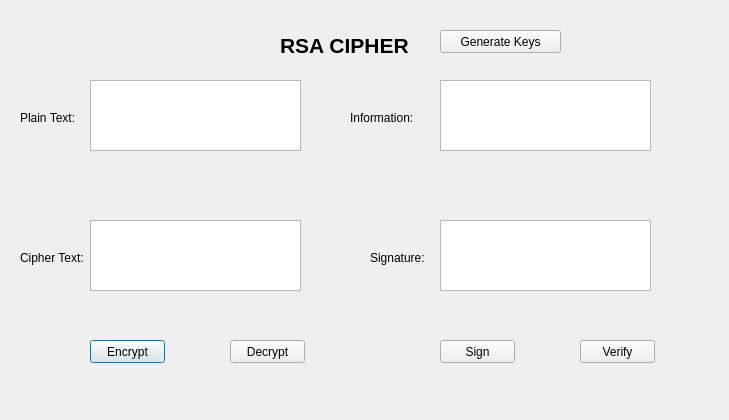
<?xml version="1.0" encoding="UTF-8"?>
<ui version="4.0">
 <class>Dialog</class>
 <widget class="QDialog" name="Dialog">
  <property name="geometry">
   <rect>
    <x>0</x>
    <y>0</y>
    <width>729</width>
    <height>420</height>
   </rect>
  </property>
  <property name="windowTitle">
   <string>Dialog</string>
  </property>
  <widget class="QLabel" name="label">
   <property name="geometry">
    <rect>
     <x>280</x>
     <y>30</y>
     <width>141</width>
     <height>31</height>
    </rect>
   </property>
   <property name="font">
    <font>
     <pointsize>16</pointsize>
     <weight>75</weight>
     <bold>true</bold>
    </font>
   </property>
   <property name="text">
    <string>RSA CIPHER</string>
   </property>
  </widget>
  <widget class="QPlainTextEdit" name="plainTextEdit">
   <property name="geometry">
    <rect>
     <x>90</x>
     <y>80</y>
     <width>211</width>
     <height>71</height>
    </rect>
   </property>
  </widget>
  <widget class="QPlainTextEdit" name="plainTextEdit_2">
   <property name="geometry">
    <rect>
     <x>90</x>
     <y>220</y>
     <width>211</width>
     <height>71</height>
    </rect>
   </property>
  </widget>
  <widget class="QPlainTextEdit" name="plainTextEdit_3">
   <property name="geometry">
    <rect>
     <x>440</x>
     <y>80</y>
     <width>211</width>
     <height>71</height>
    </rect>
   </property>
  </widget>
  <widget class="QPlainTextEdit" name="plainTextEdit_4">
   <property name="geometry">
    <rect>
     <x>440</x>
     <y>220</y>
     <width>211</width>
     <height>71</height>
    </rect>
   </property>
  </widget>
  <widget class="QLabel" name="label_2">
   <property name="geometry">
    <rect>
     <x>20</x>
     <y>110</y>
     <width>71</width>
     <height>16</height>
    </rect>
   </property>
   <property name="text">
    <string>Plain Text: </string>
   </property>
  </widget>
  <widget class="QLabel" name="label_3">
   <property name="geometry">
    <rect>
     <x>20</x>
     <y>250</y>
     <width>71</width>
     <height>16</height>
    </rect>
   </property>
   <property name="text">
    <string>Cipher Text:</string>
   </property>
  </widget>
  <widget class="QLabel" name="label_4">
   <property name="geometry">
    <rect>
     <x>350</x>
     <y>110</y>
     <width>71</width>
     <height>16</height>
    </rect>
   </property>
   <property name="text">
    <string>Information:</string>
   </property>
  </widget>
  <widget class="QLabel" name="label_5">
   <property name="geometry">
    <rect>
     <x>370</x>
     <y>250</y>
     <width>71</width>
     <height>16</height>
    </rect>
   </property>
   <property name="text">
    <string>Signature:</string>
   </property>
  </widget>
  <widget class="QPushButton" name="pushButton">
   <property name="geometry">
    <rect>
     <x>90</x>
     <y>340</y>
     <width>75</width>
     <height>23</height>
    </rect>
   </property>
   <property name="text">
    <string>Encrypt</string>
   </property>
  </widget>
  <widget class="QPushButton" name="pushButton_2">
   <property name="geometry">
    <rect>
     <x>230</x>
     <y>340</y>
     <width>75</width>
     <height>23</height>
    </rect>
   </property>
   <property name="text">
    <string>Decrypt</string>
   </property>
  </widget>
  <widget class="QPushButton" name="pushButton_3">
   <property name="geometry">
    <rect>
     <x>440</x>
     <y>340</y>
     <width>75</width>
     <height>23</height>
    </rect>
   </property>
   <property name="text">
    <string>Sign</string>
   </property>
  </widget>
  <widget class="QPushButton" name="pushButton_4">
   <property name="geometry">
    <rect>
     <x>580</x>
     <y>340</y>
     <width>75</width>
     <height>23</height>
    </rect>
   </property>
   <property name="text">
    <string>Verify</string>
   </property>
  </widget>
  <widget class="QPushButton" name="pushButton_5">
   <property name="geometry">
    <rect>
     <x>440</x>
     <y>30</y>
     <width>121</width>
     <height>23</height>
    </rect>
   </property>
   <property name="text">
    <string>Generate Keys</string>
   </property>
  </widget>
 </widget>
 <resources/>
 <connections/>
</ui>
